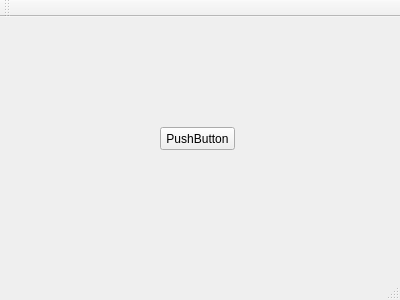
<?xml version="1.0" encoding="UTF-8"?>
<ui version="4.0">
 <class>MainWindow</class>
 <widget class="QMainWindow" name="MainWindow">
  <property name="geometry">
   <rect>
    <x>0</x>
    <y>0</y>
    <width>400</width>
    <height>300</height>
   </rect>
  </property>
  <property name="windowTitle">
   <string>MainWindow</string>
  </property>
  <widget class="QWidget" name="centralWidget">
   <widget class="QPushButton" name="pushButton">
    <property name="geometry">
     <rect>
      <x>160</x>
      <y>110</y>
      <width>75</width>
      <height>23</height>
     </rect>
    </property>
    <property name="text">
     <string>PushButton</string>
    </property>
   </widget>
  </widget>
  <widget class="QMenuBar" name="menuBar">
   <property name="geometry">
    <rect>
     <x>0</x>
     <y>0</y>
     <width>400</width>
     <height>22</height>
    </rect>
   </property>
  </widget>
  <widget class="QToolBar" name="mainToolBar">
   <attribute name="toolBarArea">
    <enum>TopToolBarArea</enum>
   </attribute>
   <attribute name="toolBarBreak">
    <bool>false</bool>
   </attribute>
  </widget>
  <widget class="QStatusBar" name="statusBar"/>
 </widget>
 <layoutdefault spacing="6" margin="11"/>
 <resources/>
 <connections/>
</ui>
